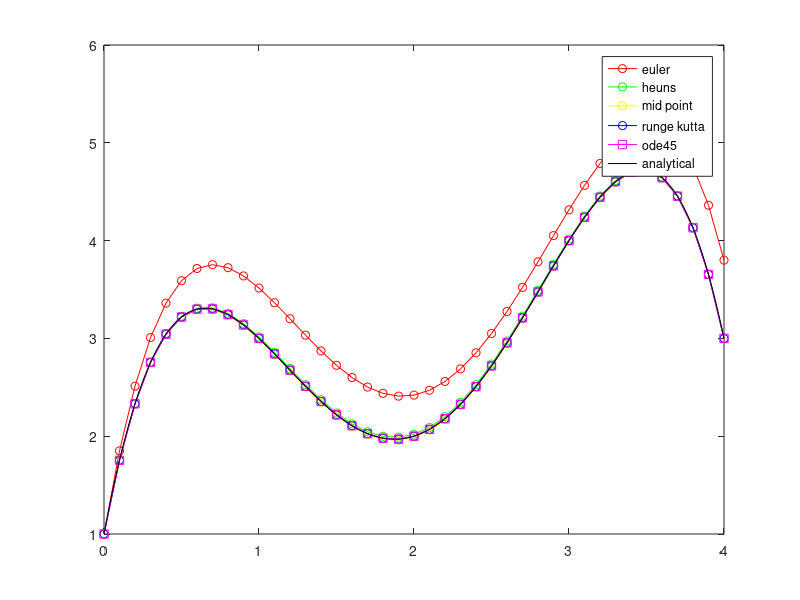

The MATLAB script that drew this image:
function simple_ode_example
f = @simple_function;
y0 = 1;
x = (0:0.1:4);
figure;
y = euler(f,x,y0);
plot(x,y,'-ro');
hold on;
y = heuns(f,x,y0);
plot(x,y,'-go');
hold on;
y = mid_point(f,x,y0);
plot(x,y,'-yo');
hold on;
y = runge_kutta(f,x,y0);
plot(x,y,'-bo');
hold on;
[x,y] = ode45(f,x,y0);
plot(x,y,'-ms');
hold on;
f=@(x) -x.^4/2+4*x.^3-10*x.^2+8.5*x+1;
fplot(f,[0 4],'-k');
legend('euler','heuns','mid point','runge kutta','ode45','analytical');
hold off;
return

function [y] = euler(f,x,y0)
n = length(x);
y=zeros(1,n);
y(1) = y0;
for i=1:n-1
    xi=x(i);
    yi=y(i);
    h=x(i+1)-x(i);
    k1=f(xi,yi);
    y(i+1)=yi+h*k1;
end
return

function [y] = heuns(f,x,y0)
n = length(x);
y=zeros(1,n);
y(1) = y0;
for i=1:n-1
    xi=x(i);
    yi=y(i);
    h=x(i+1)-x(i);
    k1=f(xi,yi);
    k2=f(xi+h,yi+k1*h);
    y(i+1)=yi+h*(k1+k2)/2;
end
return

function [y] = mid_point(f,x,y0)
n = length(x);
y=zeros(1,n);
y(1) = y0;
for i=1:n-1
    xi=x(i);
    yi=y(i);
    h=x(i+1)-x(i);
    k1=f(xi,yi);
    k2=f(xi+0.5*h,yi+0.5*k1*h);
    y(i+1)=yi+h*k2;
end
return

function [y] = runge_kutta(f,x,y0)
n = length(x);
y=zeros(1,n);
y(1) = y0;
for i=1:n-1
    h = x(i+1)-x(i);
    k1 = f(x(i),y(i));
    k2 = f(x(i)+0.5*h,y(i)+0.5*k1*h);
    k3 = f(x(i)+0.5*h,y(i)+0.5*k2*h);
    k4 = f(x(i)+h,y(i)+k3*h);
    y(i+1) = y(i) + h*(k1+2*k2+2*k3+k4)/6;
end
return



function [dydx] = simple_function(x,y)
dydx = -2*x^3+12*x^2-20*x+8.5;
return
